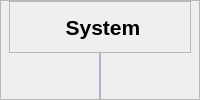
            <widget class="QFrame" name="frame_Sys_menu">
             <property name="minimumSize">
              <size>
               <width>0</width>
               <height>0</height>
              </size>
             </property>
             <property name="maximumSize">
              <size>
               <width>16777215</width>
               <height>16777215</height>
              </size>
             </property>
             <property name="frameShape">
              <enum>QFrame::StyledPanel</enum>
             </property>
             <property name="frameShadow">
              <enum>QFrame::Raised</enum>
             </property>
             <layout class="QVBoxLayout" name="verticalLayout_95">
              <property name="spacing">
               <number>0</number>
              </property>
              <property name="leftMargin">
               <number>0</number>
              </property>
              <property name="topMargin">
               <number>0</number>
              </property>
              <property name="rightMargin">
               <number>0</number>
              </property>
              <property name="bottomMargin">
               <number>0</number>
              </property>
              <item alignment="Qt::AlignHCenter">
               <widget class="QFrame" name="frame_Sys">
                <property name="minimumSize">
                 <size>
                  <width>0</width>
                  <height>0</height>
                 </size>
                </property>
                <property name="maximumSize">
                 <size>
                  <width>16777215</width>
                  <height>16777215</height>
                 </size>
                </property>
                <property name="frameShape">
                 <enum>QFrame::StyledPanel</enum>
                </property>
                <property name="frameShadow">
                 <enum>QFrame::Raised</enum>
                </property>
                <layout class="QVBoxLayout" name="verticalLayout_107">
                 <property name="spacing">
                  <number>0</number>
                 </property>
                 <property name="leftMargin">
                  <number>0</number>
                 </property>
                 <property name="topMargin">
                  <number>0</number>
                 </property>
                 <property name="rightMargin">
                  <number>0</number>
                 </property>
                 <property name="bottomMargin">
                  <number>0</number>
                 </property>
                 <item alignment="Qt::AlignHCenter">
                  <widget class="QPushButton" name="PB_System">
                   <property name="minimumSize">
                    <size>
                     <width>180</width>
                     <height>50</height>
                    </size>
                   </property>
                   <property name="maximumSize">
                    <size>
                     <width>180</width>
                     <height>50</height>
                    </size>
                   </property>
                   <property name="font">
                    <font>
                     <family>Arial</family>
                     <pointsize>16</pointsize>
                     <weight>75</weight>
                     <bold>true</bold>
                    </font>
                   </property>
                   <property name="styleSheet">
                    <string notr="true">QPushButton
					{
                       border: none;	
						
					}
 					 QPushButton:hover{
			
                 	background-color: rgb(244, 255, 242);
	                                  
}
QPushButton:focus{
  background-color: rgb(244, 255, 242);
}
QPushButton:pressed
 {
background-color: rgb(244, 255, 242);
                                 }
</string>
                   </property>
                   <property name="text">
                    <string> System</string>
                   </property>
                   <property name="iconSize">
                    <size>
                     <width>22</width>
                     <height>22</height>
                    </size>
                   </property>
                   <property name="checkable">
                    <bool>true</bool>
                   </property>
                   <property name="flat">
                    <bool>true</bool>
                   </property>
                  </widget>
                 </item>
                </layout>
               </widget>
              </item>
              <item alignment="Qt::AlignHCenter">
               <widget class="QFrame" name="sys_below_frame">
                <property name="minimumSize">
                 <size>
                  <width>0</width>
                  <height>0</height>
                 </size>
                </property>
                <property name="maximumSize">
                 <size>
                  <width>16777215</width>
                  <height>16777215</height>
                 </size>
                </property>
                <property name="styleSheet">
                 <string notr="true">background-color: rgb(226, 233, 255);</string>
                </property>
                <property name="frameShape">
                 <enum>QFrame::StyledPanel</enum>
                </property>
                <property name="frameShadow">
                 <enum>QFrame::Raised</enum>
                </property>
                <layout class="QVBoxLayout" name="verticalLayout_96">
                 <property name="spacing">
                  <number>0</number>
                 </property>
                 <property name="leftMargin">
                  <number>0</number>
                 </property>
                 <property name="topMargin">
                  <number>0</number>
                 </property>
                 <property name="rightMargin">
                  <number>0</number>
                 </property>
                 <property name="bottomMargin">
                  <number>0</number>
                 </property>
                </layout>
               </widget>
              </item>
             </layout>
            </widget>
